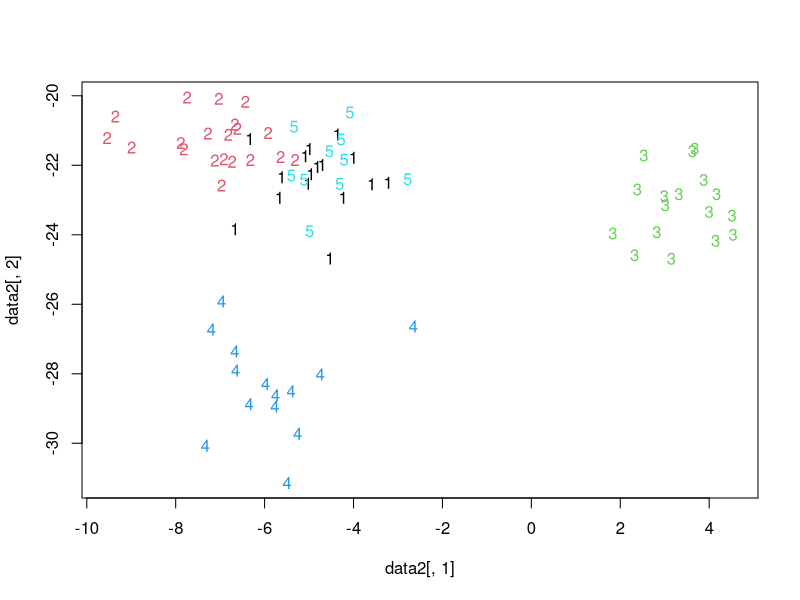

Reproduce this figure in R.

require(MASS)

data <- read.csv("data/test_mandible_data.csv", header=TRUE)

attach(data)
model <- lda(factor(Group) ~ X1 + X2 + X3 + X4 + X5 + X6 + X7 + X8 + X9)

model

X <- data[,3:11]

projection <- as.matrix(X)%*%model$scaling

data2 <- as.data.frame(projection)
data2$Group <- data$Group

plot(data2[,1], data2[,2], type="n")
text(data2[,1], data2[,2], labels=data2$Group, col=data2$Group)